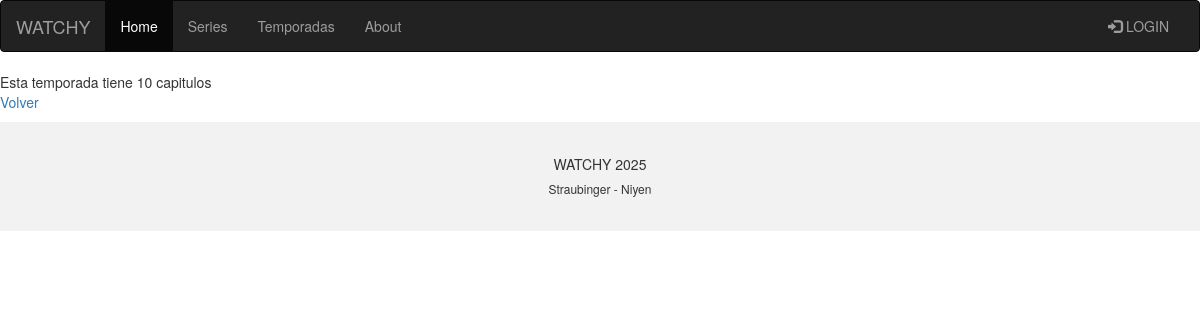
The page /temporadas/2 on the database as committed earlier.
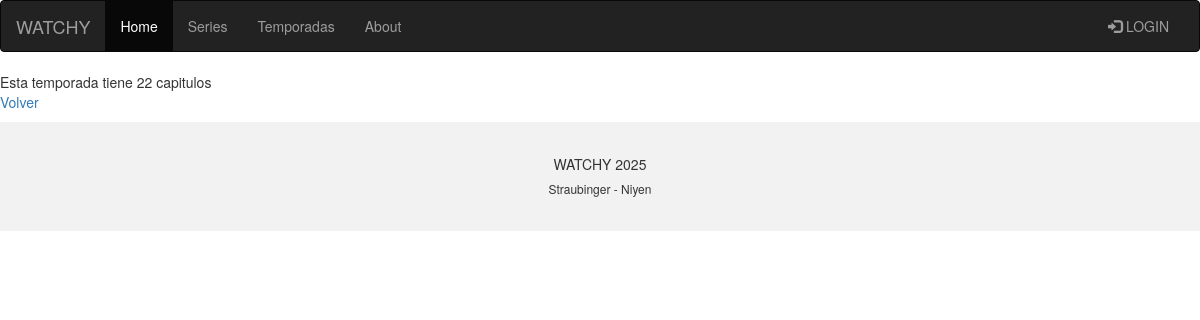
The same page on the database as committed later.
### tables this page shows
CREATE TABLE `temporadas` (
  `id_temporada` int(255) NOT NULL,
  `id_serie` int(255) NOT NULL,
  `num_temporada` int(255) NOT NULL,
  `cant_capitulos` int(255) NOT NULL
);

### app/views/temporadas.view.phtml (called while the page is built, shortened)
<?php
    class TemporadasView {
        function showTemporadaByID($temporada, $error, $user){
            require_once '././templates/temporada.phtml';
        }
    }
?>

### app/controllers/temporadas.controller.php (called while the page is built, shortened)
<?php
    require_once './app/models/temporadas.model.php';
    require_once './app/views/temporadas.view.phtml';
    class TemporadasController {
        public function __construct(){
            $this->Model = new ModelTemporadas();
            $this->View = new TemporadasView();
            $this->modelSerie = new SeriesModel();
        }
        public function showTemporadaByID($id,$request){
            $temporada = $this->Model->getTemporada($id);
            $idSerie = $temporada->id_serie;
            $serie = $this->modelSerie->getSerie($idSerie);
            $temporada->serie=$serie;
            $this->View->showTemporadaByID($temporada,"", $request->user);
        }
    }
?>

### app/models/temporadas.model.php (called while the page is built, shortened)
<?php
    class ModelTemporadas {
        function __construct(){
            $this->db = new PDO('mysql:host=localhost;'.'dbname=tpe_web2s;charset=utf8', 'root', '');
        }
    public function getTemporada($id){
        $query = $this->db->prepare('SELECT * FROM temporadas WHERE id_temporada = ?');
        $query->execute([$id]);
        $temporada = $query->fetch(PDO::FETCH_OBJ);
        return $temporada;
    }
    }
?>

### templates/temporada.phtml (the view)
<?php require_once 'layout/header.phtml' ?>
<div>
    <p>
        Esta temporada tiene <?=$temporada->cant_capitulos?> capitulos</br>
        <a href=temporadas>Volver</a>
    </p>
</div>
<?php require_once 'layout/footer.phtml' ?>

Rows that differ between the two databases and show on the page:
changed temporadas: cant_capitulos "10" → "22"
